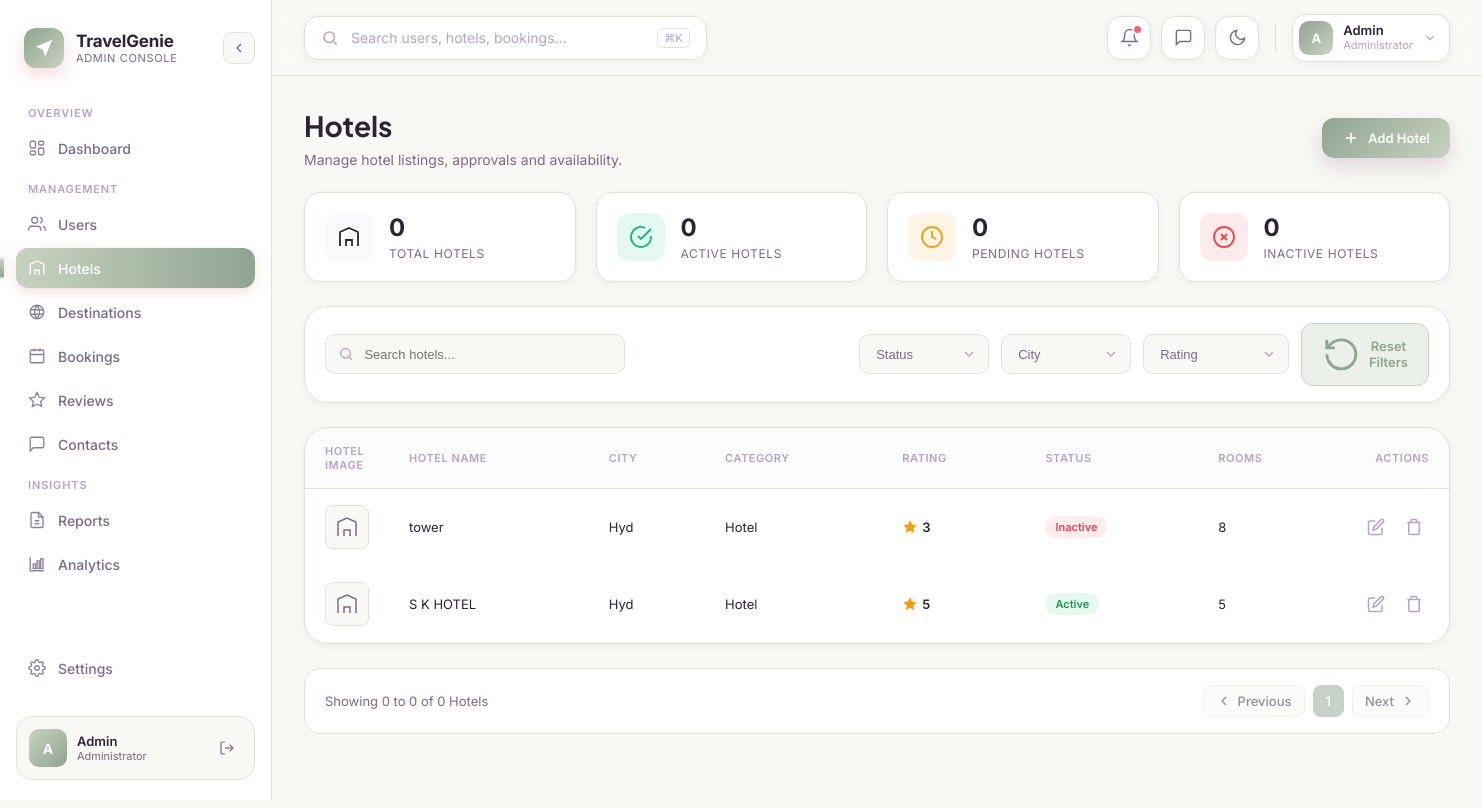
The app's page /adminapp/hotels/ (signed in) with its own data.
### mainapp/models.py (models this page shows, shortened)
class Hotel(models.Model):
    name = models.CharField(max_length=255)
    city = models.CharField(max_length=100)
    category = models.CharField(max_length=50)
    rating = models.IntegerField(default=1) # 1 to 5
    status = models.CharField(max_length=20, default='pending') # active, pending, inactive
    rooms = models.IntegerField(default=0)
    date_added = models.DateTimeField(auto_now_add=True)

### adminapp/views.py (the view)
# urls.py: path("hotels/", views.hotels, name="hotels"),
@login_required(login_url="mainapp:login")
def hotels(request):
    if not request.user.is_staff:
        return redirect("mainapp:dashboard")
    hotels_list = Hotel.objects.all().order_by("-date_added")
    context = {
        "hotels": hotels_list
    }
    return render(request, "adminapp/hotels.html", context)

### adminapp/templates/adminapp/hotels.html (shortened to what this page needs)
{% extends 'adminapp/admin_base.html' %}
{% load static %}
{% block page_id %}hotels{% endblock %}
{% block extra_css %}
<link rel="stylesheet" href="{% static 'adminapp/css/hotels.css' %}?v=1.1">
{% endblock %}
{% block content %}
<div class="hotels-page">
  <div class="page-header reveal">
    <div class="page-header-text">
      <h1 class="page-title">Hotels</h1>
      <p class="page-subtitle">Manage hotel listings, approvals and availability.</p>
    </div>
    <button type="button" class="btn btn-primary btn-add-hotel ripple">
      <svg viewBox="0 0 24 24" fill="none" stroke="currentColor" stroke-width="2"><path d="M12 5v14M5 12h14"/></svg>
      <span>Add Hotel</span>
    </button>
  </div>
  <div class="stats-grid reveal">
    <div class="stat-card glow-card">
      <div class="stat-icon icon-blue">
        <svg viewBox="0 0 24 24" fill="none" stroke="currentColor" stroke-width="1.8"><path d="M3 21V7l9-4 9 4v14"/><path d="M9 21v-6h6v6"/><path d="M9 10h.01M15 10h.01M12 10h.01"/></svg>
      </div>
      <div class="stat-body">
        <span class="stat-value">0</span>
        <span class="stat-label">Total Hotels</span>
      </div>
    </div>
    <div class="stat-card glow-card">
      <div class="stat-icon icon-green">
        <svg viewBox="0 0 24 24" fill="none" stroke="currentColor" stroke-width="1.8"><path d="M22 11.08V12a10 10 0 11-5.93-9.14"/><path d="M22 4L12 14.01l-3-3"/></svg>
      </div>
      <div class="stat-body">
        <span class="stat-value">0</span>
        <span class="stat-label">Active Hotels</span>
      </div>
    </div>
    <div class="stat-card glow-card">
      <div class="stat-icon icon-amber">
        <svg viewBox="0 0 24 24" fill="none" stroke="currentColor" stroke-width="1.8"><circle cx="12" cy="12" r="10"/><path d="M12 6v6l4 2"/></svg>
      </div>
      <div class="stat-body">
        <span class="stat-value">0</span>
        <span class="stat-label">Pending Hotels</span>
      </div>
    </div>
    <div class="stat-card glow-card">
      <div class="stat-icon icon-red">
        <svg viewBox="0 0 24 24" fill="none" stroke="currentColor" stroke-width="1.8"><circle cx="12" cy="12" r="10"/><path d="M15 9l-6 6M9 9l6 6"/></svg>
      </div>
      <div class="stat-body">
        <span class="stat-value">0</span>
        <span class="stat-label">Inactive Hotels</span>
      </div>
    </div>
  </div>
  <div class="filter-bar card reveal">
    <div class="filter-search">
      <svg viewBox="0 0 24 24" fill="none" stroke="currentColor" stroke-width="2"><circle cx="11" cy="11" r="7"/><path d="M21 21l-4.3-4.3"/></svg>
      <input type="text" id="hotelSearch" placeholder="Search hotels...">
    </div>
    <div class="filter-controls">
      <div class="filter-select-wrap">
        <select id="filterStatus" class="filter-select">
          <option value="">Status</option>
        </select>
      </div>
      <div class="filter-select-wrap">
        <select id="filterCity" class="filter-select">
          <option value="">City</option>
        </select>
      </div>
      <div class="filter-select-wrap">
        <select id="filterRating" class="filter-select">
          <option value="">Rating</option>
        </select>
      </div>
      <button type="button" class="btn btn-ghost" id="resetFiltersBtn">
        <svg viewBox="0 0 24 24" fill="none" stroke="currentColor" stroke-width="1.8"><path d="M3 12a9 9 0 109-9 9.75 9.75 0 00-6.74 2.74L3 8"/><path d="M3 3v5h5"/></svg>
        Reset Filters
      </button>
    </div>
  </div>
  <div class="table-card card reveal">
    <div class="table-scroll">
      <table class="hotels-table">
        <thead>
          <tr>
            <th class="col-image">Hotel Image</th>
            <th>Hotel Name</th>
            <th>City</th>
            <th>Category</th>
            <th>Rating</th>
            <th>Status</th>
            <th>Rooms</th>
            <th class="col-actions">Actions</th>
          </tr>
        </thead>
        <tbody id="hotelsTableBody">
          {% if hotels %}
            {% for hotel in hotels %}
            <tr class="hotel-row" data-status="{{ hotel.status }}" data-city="{{ hotel.city|lower }}" data-rating="{{ hotel.rating }}">
              <td class="col-image">
                <div class="hotel-thumb">
                  <svg viewBox="0 0 24 24" fill="none" stroke="currentColor" stroke-width="1.5"><path d="M3 21V7l9-4 9 4v14"/><path d="M9 21v-6h6v6"/><path d="M9 10h.01M15 10h.01M12 10h.01M9 14h.01M15 14h.01"/></svg>
                </div>
              </td>
              <td class="fw-medium">{{ hotel.name }}</td>
              <td>{{ hotel.city|title }}</td>
              <td>{{ hotel.category|title }}</td>
              <td>
                <div class="rating">
                  <svg class="star active" viewBox="0 0 24 24" fill="currentColor"><polygon points="12 2 15.09 8.26 22 9.27 17 14.14 18.18 21.02 12 17.77 5.82 21.02 7 14.14 2 9.27 8.91 8.26 12 2"/></svg>
                  <span>{{ hotel.rating }}</span>
                </div>
              </td>
              <td>
                <span class="badge badge-{% if hotel.status == 'active' %}success{% elif hotel.status == 'pending' %}warning{% else %}danger{% endif %}">
                  {{ hotel.status|title }}
                </span>
              </td>
              <td>{{ hotel.rooms }}</td>
              <td class="col-actions">
                <div class="row-actions">
                  <button type="button" class="action-btn" title="Edit">
                    <svg viewBox="0 0 24 24" fill="none" stroke="currentColor" stroke-width="2"><path d="M11 4H4a2 2 0 00-2 2v14a2 2 0 002 2h14a2 2 0 002-2v-7"/><path d="M18.5 2.5a2.121 2.121 0 013 3L12 15l-4 1 1-4 9.5-9.5z"/></svg>
                  </button>
                  <button type="button" class="action-btn action-danger" title="Delete">
                    <svg viewBox="0 0 24 24" fill="none" stroke="currentColor" stroke-width="2"><path d="M3 6h18M19 6v14a2 2 0 01-2 2H7a2 2 0 01-2-2V6m3 0V4a2 2 0 012-2h4a2 2 0 012 2v2"/></svg>
                  </button>
                </div>
              </td>
            </tr>
            {% endfor %}
          {% endif %}
        </tbody>
      </table>
    </div>
  </div>
  <div class="pagination-bar reveal">
    <span class="pagination-info">Showing 0 to 0 of 0 Hotels</span>
    <div class="pagination-controls">
      <button type="button" class="page-btn" disabled>
        <svg viewBox="0 0 24 24" fill="none" stroke="currentColor" stroke-width="2"><path d="M15 18l-6-6 6-6"/></svg>
        Previous
      </button>
      <button type="button" class="page-btn page-btn-active" disabled>1</button>
      <button type="button" class="page-btn" disabled>
        Next
        <svg viewBox="0 0 24 24" fill="none" stroke="currentColor" stroke-width="2"><path d="M9 18l6-6-6-6"/></svg>
      </button>
    </div>
  </div>
</div>
{% endblock %}

### records on screen
Hotel: name "tower", city "Hyd", category "Hotel", rating "3", status "Inactive", rooms "8"
Hotel: name "S K HOTEL", city "Hyd", category "Hotel", rating "5", status "Active", rooms "5"
